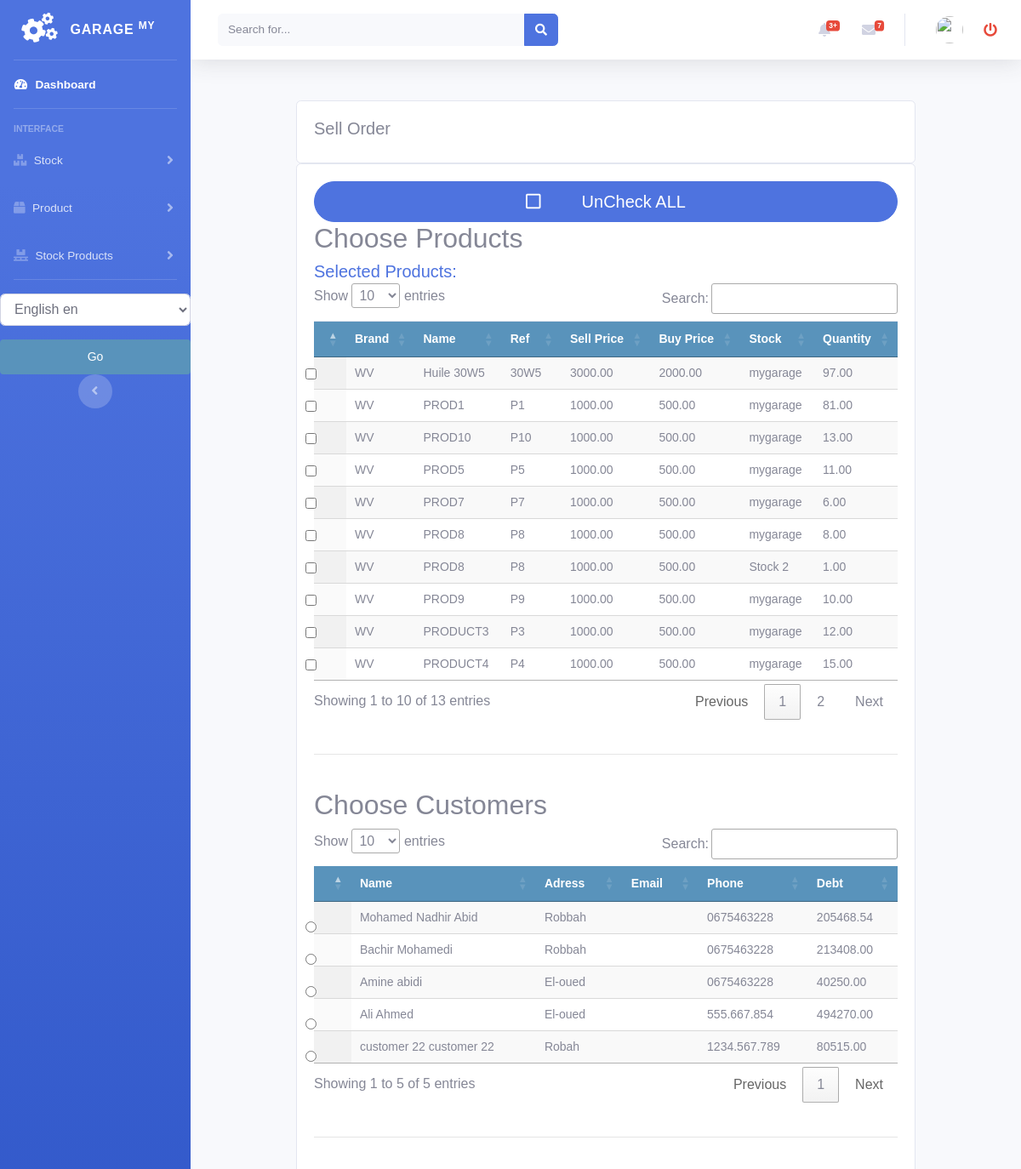
Before: /stock/order_stockproduct_list (upper part) with the older database file.
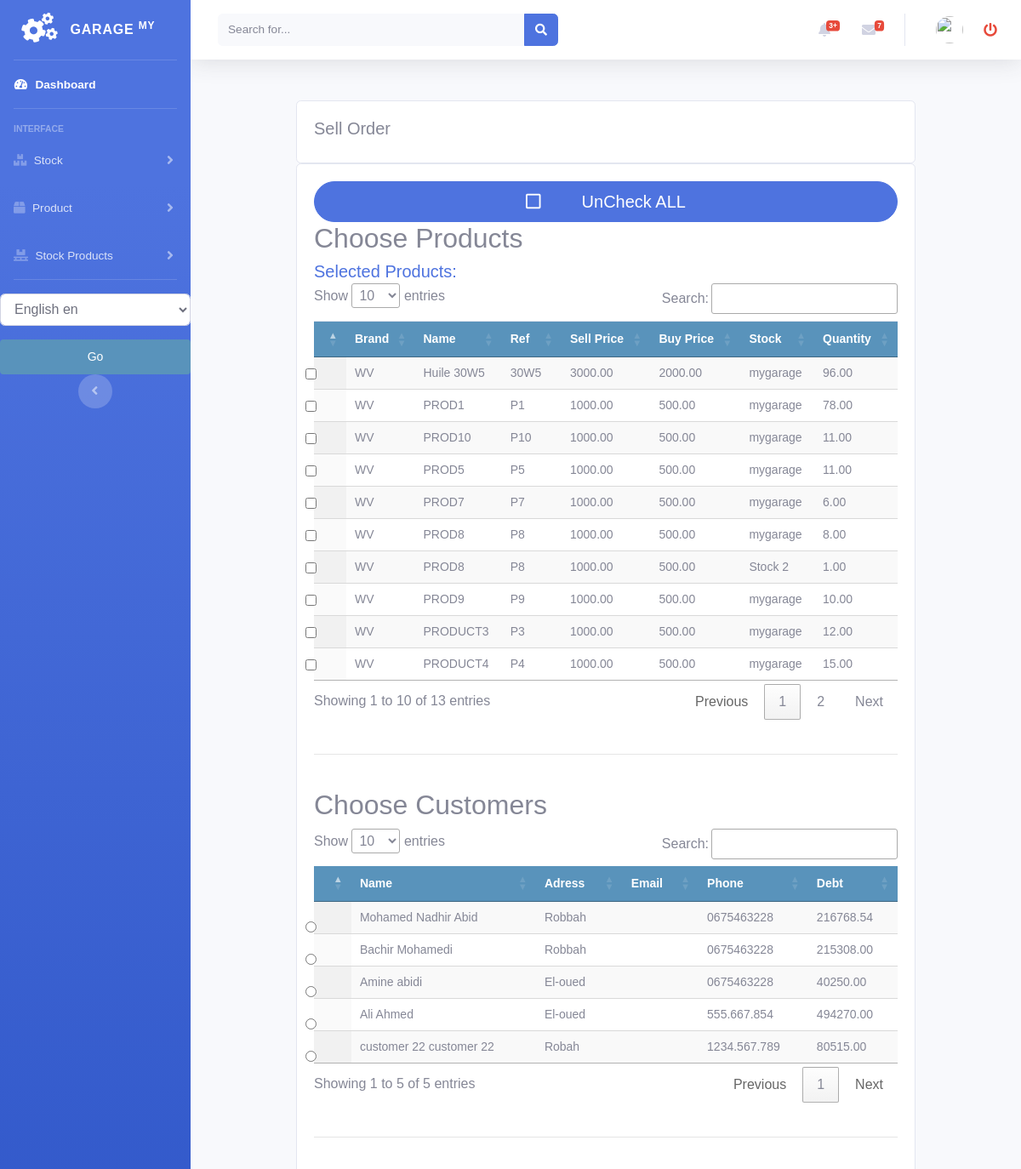
After: the same page with the newer database file.
### stock/models.py (models this page shows, shortened)
class StockProduct(models.Model):
    product = models.ForeignKey(Product, null=True, on_delete=models.CASCADE)
    quantity = models.DecimalField(max_digits=10, decimal_places=2, default=0)
    stock = models.ForeignKey(Stock, null=True, on_delete=models.CASCADE)
    class Meta:
        ordering = ('product',)
        verbose_name = 'stockproduct'
        verbose_name_plural = 'stockproducts'

class Stock(models.Model):
    name = models.CharField(max_length=250, null=True)
    class Meta:
        ordering = ('name',)
        verbose_name = 'stock'
        verbose_name_plural = 'stocks'
    def __str__(self):
        return self.name

### customer/models.py (models this page shows, shortened)
class Customer(models.Model):
    firstname = models.CharField(max_length=250, null=True)
    lastname = models.CharField(max_length=250, null=True)
    address = models.CharField(max_length=200, null=True)
    phone = models.CharField(max_length=200, null=True)
    date_created = models.DateTimeField(auto_now_add=True, null=True)
    date_updated = models.DateTimeField(auto_now=True)
    date_joined = models.DateField(null=True)
    enterprise = models.BooleanField(default=False)
    debt = models.DecimalField(max_digits=10, decimal_places=2, null=True, default=0)

### product/models.py (models this page shows, shortened)
class Product(models.Model):
    brand = models.CharField(max_length=250, null=True)
    name = models.CharField(max_length=250, null=True)
    ref = models.CharField(max_length=250, null=True)
    desc = models.CharField(max_length=250, null=True, blank=True)
    image = models.ImageField(upload_to='products/%Y/%m/%d', blank=True, )
    buyprice = models.DecimalField(max_digits=10, null=True, decimal_places=2, default=0)
    sellprice = models.DecimalField(max_digits=10, null=True, decimal_places=2, default=0)
    alert_quantity = models.PositiveIntegerField(default=1, blank=True, null=True)
    stock = models.ForeignKey('stock.Stock', blank=False, null=False, on_delete=models.CASCADE, default=1)
    class Meta:
        ordering = ('name',)
        verbose_name = 'product'
        verbose_name_plural = 'products'

### stock/views.py (the view, shortened to what this page needs)
# urls.py: path('order_stockproduct_list', views.order_stockproduct_list, name='order_stockproduct_list'),
def order_stockproduct_list(request):
    stockproducts = StockProduct.objects.all().filter(quantity__gt=0)
    customers = Customer.objects.all()
    pannes = Panne.objects.all()
    services = Service.objects.all()
    context = {
        'customers': customers,
        'stockproducts': stockproducts,
        'pannes': pannes,
        "services": services,
    }
    return render(request, 'stockproduct/order_list_stockproduct.html', context)

### accounts/templatetags/erpextra.py (called while the page is built)
@register.filter(name='has_group')
def has_group(user, group_name):
    group = Group.objects.get(name=group_name)
    return True if group in user.groups.all() else False

### services/models.py (called while the page is built)
    def __str__(self):
        return self.name

### stock/templates/stockproduct/order_list_stockproduct.html (shortened to what the changed rows need)
{% extends 'home.html' %}
{% load static %}
{% load i18n %}
{% block content %}
<br>
<div class="container">
    <div class="row">
        <div class="col-md">
            <div class="card card-body">
                <form id="order-form" action="" method="post">
                    <h2>{% trans "Choose Products" %}</h2>
                    <table id="table_id" class=" table display text-center">
                        <thead>
                            <tr>
                                <th><label class="form-check-label" for="{{prod.id}}"></label></th>
                                <th>{% trans "Brand" %}</th>
                                <th>{% trans "Name" %}</th>
                                <th>{% trans "Ref" %}</th>
                                <th>{% trans "Sell Price" %}</th>
                                <th>{% trans "Buy Price" %}</th>
                                <th>{% trans "Stock" %}</th>
                                <th>{% trans "Quantity" %}</th>
                            </tr>
                        </thead>
                        <tbody>
                            {% for prod in stockproducts %}
                            <tr class="row{% cycle '1' '2' %}">
                                <td>
                                    <input onclick="count_products(this.id)" class="form-check-input product-input" type="checkbox" value="{{prod.id}}"
                                        id="{{prod.id}}" name="products">
                                </td>
                                <td>
                                    {{prod.product.brand}}
                                </td>
                                <td>
                                    {{prod.product.name}}
                                </td>
                                <td>
                                    {{prod.product.ref}}
                                </td>
                                <td>
                                    {{prod.product.sellprice}}
                                </td>
                                <td>
                                    {{prod.product.buyprice}}
                                </td>
                                <td>
                                    {{prod.stock}}
                                </td>
                                <td>
                                    {{prod.quantity}}
                                </td>
                            </tr>
                            {% endfor %}
                        </tbody>
                    </table>
                    <br>
                    <br>
                    <h2>{% trans "Choose Customers" %}</h2>
                    <table id="table_customer" class="display text-center">
                        <thead>
                            <tr>
                                <th></th>
                                <th>{% trans "Name" %}</th>
                                <th>{% trans "Adress" %}</th>
                                <th>{% trans "Email" %}</th>
                                <th>{% trans "Phone" %}</th>
                                <th>{% trans "Debt" %}</th>
                            </tr>
                        </thead>
                        <tbody>
                            {% for customer in customers %}
                            <tr>
                                <td>
                                    <input class="form-check-input" type="radio" value="{{customer.id}}"
                                        id="{{customer.id}}" name="customers">
                                </td>
                                <td>
                                    {{customer.firstname}}
                                    {{customer.lastname}}
                                </td>
                                <td>
                                    {{customer.address}}
                                </td>
                                <td>
                                </td>
                                <td>
                                    {{customer.phone}}
                                </td>
                                <td>
                                    {{customer.debt}}
                                </td>
                            </tr>
                            {% endfor %}
                        </tbody>
                    </table>
                    <br>
                    <br>
                    <br>
                    <br>
                </form>
            </div>
        </div>
    </div>
</div>
{% endblock %}
{% block jsscript %}
<link rel="stylesheet" href="https://ajax.googleapis.com/ajax/libs/jqueryui/1.12.1/themes/smoothness/jquery-ui.css">
<link rel="stylesheet" href="https://cdnjs.cloudflare.com/ajax/libs/chosen/1.8.7/chosen.min.css" />
<link rel="stylesheet" type="text/css" href="https://cdn.datatables.net/1.10.22/css/jquery.dataTables.css">
{% endblock %}

Changed rows visible on the page:
changed StockProduct "Huile 30W5": quantity "97.00" → "96.00"
changed StockProduct "PROD1": quantity "81.00" → "78.00"
changed StockProduct "PROD10": quantity "13.00" → "11.00"
changed Customer "Mohamed Nadhir": debt "205468.54" → "216768.54"
changed Customer "Bachir": debt "213408.00" → "215308.00"
